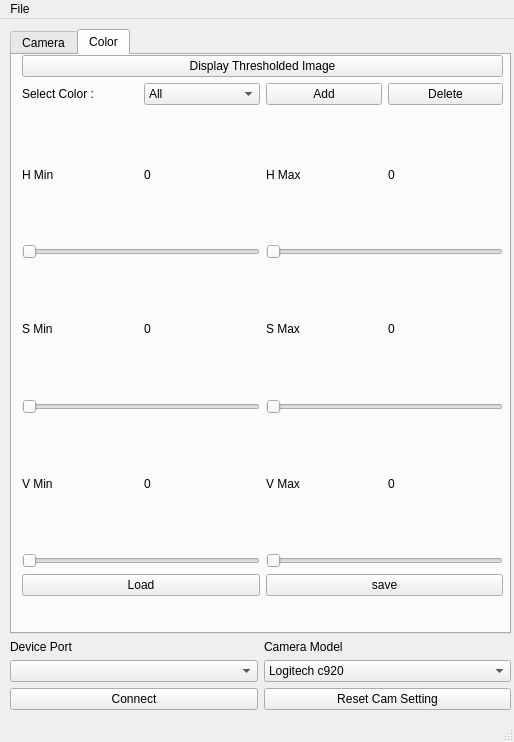
<?xml version="1.0" encoding="UTF-8"?>
<ui version="4.0">
 <class>MainWindow</class>
 <widget class="QMainWindow" name="MainWindow">
  <property name="geometry">
   <rect>
    <x>0</x>
    <y>0</y>
    <width>514</width>
    <height>742</height>
   </rect>
  </property>
  <property name="windowTitle">
   <string>MainWindow</string>
  </property>
  <widget class="QWidget" name="centralwidget">
   <widget class="QWidget" name="verticalLayoutWidget_2">
    <property name="geometry">
     <rect>
      <x>10</x>
      <y>10</y>
      <width>501</width>
      <height>681</height>
     </rect>
    </property>
    <layout class="QVBoxLayout" name="verticalLayout_2">
     <item>
      <widget class="QTabWidget" name="tabWidget">
       <property name="currentIndex">
        <number>1</number>
       </property>
       <widget class="QWidget" name="tab">
        <attribute name="title">
         <string>Camera</string>
        </attribute>
        <widget class="QWidget" name="horizontalLayoutWidget_2">
         <property name="geometry">
          <rect>
           <x>0</x>
           <y>0</y>
           <width>491</width>
           <height>541</height>
          </rect>
         </property>
         <layout class="QHBoxLayout" name="horizontalLayout_2">
          <item>
           <layout class="QVBoxLayout" name="verticalLayout_3">
            <item>
             <layout class="QHBoxLayout" name="horizontalLayout_4">
              <item>
               <widget class="QLabel" name="label">
                <property name="text">
                 <string>Brightness</string>
                </property>
               </widget>
              </item>
              <item>
               <widget class="QLabel" name="label_15">
                <property name="text">
                 <string>0</string>
                </property>
               </widget>
              </item>
             </layout>
            </item>
            <item>
             <widget class="QSlider" name="brightness_horizontalSlider">
              <property name="maximum">
               <number>255</number>
              </property>
              <property name="value">
               <number>128</number>
              </property>
              <property name="orientation">
               <enum>Qt::Horizontal</enum>
              </property>
             </widget>
            </item>
            <item>
             <layout class="QHBoxLayout" name="horizontalLayout_5">
              <item>
               <widget class="QLabel" name="label_2">
                <property name="text">
                 <string>Contrast</string>
                </property>
               </widget>
              </item>
              <item>
               <widget class="QLabel" name="label_16">
                <property name="text">
                 <string>0</string>
                </property>
               </widget>
              </item>
             </layout>
            </item>
            <item>
             <widget class="QSlider" name="contrast_horizontalSlider">
              <property name="maximum">
               <number>255</number>
              </property>
              <property name="value">
               <number>128</number>
              </property>
              <property name="orientation">
               <enum>Qt::Horizontal</enum>
              </property>
             </widget>
            </item>
            <item>
             <layout class="QHBoxLayout" name="horizontalLayout_6">
              <item>
               <widget class="QLabel" name="label_3">
                <property name="text">
                 <string>Saturation</string>
                </property>
               </widget>
              </item>
              <item>
               <widget class="QLabel" name="label_18">
                <property name="text">
                 <string>0</string>
                </property>
               </widget>
              </item>
             </layout>
            </item>
            <item>
             <widget class="QSlider" name="saturation_horizontalSlider">
              <property name="maximum">
               <number>255</number>
              </property>
              <property name="value">
               <number>128</number>
              </property>
              <property name="orientation">
               <enum>Qt::Horizontal</enum>
              </property>
             </widget>
            </item>
            <item>
             <layout class="QHBoxLayout" name="horizontalLayout_8">
              <item>
               <widget class="QLabel" name="label_4">
                <property name="text">
                 <string>Gain</string>
                </property>
               </widget>
              </item>
              <item>
               <widget class="QLabel" name="label_20">
                <property name="text">
                 <string>0</string>
                </property>
               </widget>
              </item>
             </layout>
            </item>
            <item>
             <widget class="QSlider" name="gain_horizontalSlider">
              <property name="maximum">
               <number>255</number>
              </property>
              <property name="orientation">
               <enum>Qt::Horizontal</enum>
              </property>
             </widget>
            </item>
            <item>
             <widget class="QLabel" name="label_5">
              <property name="text">
               <string>Power Line Frequency</string>
              </property>
             </widget>
            </item>
            <item>
             <widget class="QComboBox" name="power_line_frequency_comboBox">
              <item>
               <property name="text">
                <string>2</string>
               </property>
              </item>
              <item>
               <property name="text">
                <string>1</string>
               </property>
              </item>
              <item>
               <property name="text">
                <string>0</string>
               </property>
              </item>
             </widget>
            </item>
            <item>
             <widget class="QCheckBox" name="white_balance_temperature_auto_checkBox">
              <property name="text">
               <string>White Balance Auto</string>
              </property>
             </widget>
            </item>
            <item>
             <layout class="QHBoxLayout" name="horizontalLayout_9">
              <item>
               <widget class="QLabel" name="label_6">
                <property name="text">
                 <string>White Balance</string>
                </property>
               </widget>
              </item>
              <item>
               <widget class="QLabel" name="label_21">
                <property name="text">
                 <string>0</string>
                </property>
               </widget>
              </item>
             </layout>
            </item>
            <item>
             <widget class="QSlider" name="white_balance_temperature_horizontalSlider">
              <property name="minimum">
               <number>2000</number>
              </property>
              <property name="maximum">
               <number>6500</number>
              </property>
              <property name="value">
               <number>4000</number>
              </property>
              <property name="orientation">
               <enum>Qt::Horizontal</enum>
              </property>
             </widget>
            </item>
            <item>
             <layout class="QHBoxLayout" name="horizontalLayout_10">
              <item>
               <widget class="QLabel" name="label_7">
                <property name="text">
                 <string>Sharpness</string>
                </property>
               </widget>
              </item>
              <item>
               <widget class="QLabel" name="label_22">
                <property name="text">
                 <string>0</string>
                </property>
               </widget>
              </item>
             </layout>
            </item>
            <item>
             <widget class="QSlider" name="sharpness_horizontalSlider">
              <property name="maximum">
               <number>255</number>
              </property>
              <property name="value">
               <number>128</number>
              </property>
              <property name="orientation">
               <enum>Qt::Horizontal</enum>
              </property>
             </widget>
            </item>
            <item>
             <widget class="QPushButton" name="load_camera_setting_pushButton">
              <property name="text">
               <string>Load</string>
              </property>
             </widget>
            </item>
           </layout>
          </item>
          <item>
           <layout class="QVBoxLayout" name="verticalLayout_5">
            <item>
             <layout class="QHBoxLayout" name="horizontalLayout_11">
              <item>
               <widget class="QLabel" name="label_8">
                <property name="text">
                 <string>Backlight Compensate</string>
                </property>
               </widget>
              </item>
              <item>
               <widget class="QLabel" name="label_23">
                <property name="text">
                 <string>0</string>
                </property>
               </widget>
              </item>
             </layout>
            </item>
            <item>
             <widget class="QSlider" name="backlight_compensation_horizontalSlider">
              <property name="maximum">
               <number>1</number>
              </property>
              <property name="orientation">
               <enum>Qt::Horizontal</enum>
              </property>
             </widget>
            </item>
            <item>
             <widget class="QLabel" name="label_9">
              <property name="text">
               <string>Exposure Auto</string>
              </property>
             </widget>
            </item>
            <item>
             <widget class="QComboBox" name="exposure_auto_comboBox">
              <item>
               <property name="text">
                <string>3</string>
               </property>
              </item>
              <item>
               <property name="text">
                <string>2</string>
               </property>
              </item>
              <item>
               <property name="text">
                <string>1</string>
               </property>
              </item>
              <item>
               <property name="text">
                <string>0</string>
               </property>
              </item>
             </widget>
            </item>
            <item>
             <layout class="QHBoxLayout" name="horizontalLayout_12">
              <item>
               <widget class="QLabel" name="label_10">
                <property name="text">
                 <string>Exposure Absolute</string>
                </property>
               </widget>
              </item>
              <item>
               <widget class="QLabel" name="label_24">
                <property name="text">
                 <string>0</string>
                </property>
               </widget>
              </item>
             </layout>
            </item>
            <item>
             <widget class="QSlider" name="exposure_absolute_horizontalSlider">
              <property name="minimum">
               <number>3</number>
              </property>
              <property name="maximum">
               <number>2047</number>
              </property>
              <property name="value">
               <number>250</number>
              </property>
              <property name="orientation">
               <enum>Qt::Horizontal</enum>
              </property>
             </widget>
            </item>
            <item>
             <widget class="QCheckBox" name="exposure_auto_priority_checkBox">
              <property name="text">
               <string>Exposure Auto Priority</string>
              </property>
             </widget>
            </item>
            <item>
             <layout class="QHBoxLayout" name="horizontalLayout_13">
              <item>
               <widget class="QLabel" name="label_11">
                <property name="text">
                 <string>Focus Absolute</string>
                </property>
               </widget>
              </item>
              <item>
               <widget class="QLabel" name="label_25">
                <property name="text">
                 <string>0</string>
                </property>
               </widget>
              </item>
             </layout>
            </item>
            <item>
             <widget class="QSlider" name="focus_absolute_horizontalSlider">
              <property name="maximum">
               <number>250</number>
              </property>
              <property name="singleStep">
               <number>5</number>
              </property>
              <property name="orientation">
               <enum>Qt::Horizontal</enum>
              </property>
             </widget>
            </item>
            <item>
             <widget class="QCheckBox" name="focus_auto_checkBox">
              <property name="text">
               <string>Focus Auto</string>
              </property>
              <property name="checked">
               <bool>true</bool>
              </property>
             </widget>
            </item>
            <item>
             <layout class="QHBoxLayout" name="horizontalLayout_7">
              <item>
               <widget class="QLabel" name="label_12">
                <property name="text">
                 <string>Zoom Absolute</string>
                </property>
               </widget>
              </item>
              <item>
               <widget class="QLabel" name="label_19">
                <property name="text">
                 <string>0</string>
                </property>
               </widget>
              </item>
             </layout>
            </item>
            <item>
             <widget class="QSlider" name="zoom_absolute_horizontalSlider">
              <property name="minimum">
               <number>100</number>
              </property>
              <property name="maximum">
               <number>500</number>
              </property>
              <property name="orientation">
               <enum>Qt::Horizontal</enum>
              </property>
             </widget>
            </item>
            <item>
             <widget class="QLabel" name="label_13">
              <property name="text">
               <string>LED Mode</string>
              </property>
             </widget>
            </item>
            <item>
             <widget class="QComboBox" name="led1_mode_comboBox">
              <item>
               <property name="text">
                <string>0</string>
               </property>
              </item>
              <item>
               <property name="text">
                <string>1</string>
               </property>
              </item>
              <item>
               <property name="text">
                <string>2</string>
               </property>
              </item>
              <item>
               <property name="text">
                <string>3</string>
               </property>
              </item>
             </widget>
            </item>
            <item>
             <layout class="QHBoxLayout" name="horizontalLayout_15">
              <item>
               <widget class="QLabel" name="label_14">
                <property name="text">
                 <string>LED Frequency</string>
                </property>
               </widget>
              </item>
              <item>
               <widget class="QLabel" name="label_27">
                <property name="text">
                 <string>0</string>
                </property>
               </widget>
              </item>
             </layout>
            </item>
            <item>
             <widget class="QSlider" name="led_frequency_horizontalSlider">
              <property name="maximum">
               <number>255</number>
              </property>
              <property name="orientation">
               <enum>Qt::Horizontal</enum>
              </property>
             </widget>
            </item>
            <item>
             <widget class="QPushButton" name="save_camera_setting_pushButton">
              <property name="text">
               <string>save</string>
              </property>
             </widget>
            </item>
           </layout>
          </item>
         </layout>
        </widget>
       </widget>
       <widget class="QWidget" name="tab_2">
        <attribute name="title">
         <string>Color</string>
        </attribute>
        <widget class="QWidget" name="verticalLayoutWidget_5">
         <property name="geometry">
          <rect>
           <x>10</x>
           <y>0</y>
           <width>481</width>
           <height>541</height>
          </rect>
         </property>
         <layout class="QVBoxLayout" name="verticalLayout_7">
          <item>
           <widget class="QPushButton" name="display_thresholded_image_pushButton">
            <property name="text">
             <string>Display Thresholded Image</string>
            </property>
           </widget>
          </item>
          <item>
           <layout class="QHBoxLayout" name="horizontalLayout_18">
            <item>
             <layout class="QVBoxLayout" name="verticalLayout_6">
              <item>
               <layout class="QHBoxLayout" name="horizontalLayout">
                <item>
                 <widget class="QLabel" name="label_28">
                  <property name="text">
                   <string>Select Color :</string>
                  </property>
                 </widget>
                </item>
                <item>
                 <widget class="QComboBox" name="select_color_comboBox">
                  <item>
                   <property name="text">
                    <string>All</string>
                   </property>
                  </item>
                  <item>
                   <property name="text">
                    <string>black</string>
                   </property>
                  </item>
                  <item>
                   <property name="text">
                    <string>blue</string>
                   </property>
                  </item>
                  <item>
                   <property name="text">
                    <string>brown</string>
                   </property>
                  </item>
                  <item>
                   <property name="text">
                    <string>cyan</string>
                   </property>
                  </item>
                  <item>
                   <property name="text">
                    <string>gray</string>
                   </property>
                  </item>
                  <item>
                   <property name="text">
                    <string>green</string>
                   </property>
                  </item>
                  <item>
                   <property name="text">
                    <string>magenta</string>
                   </property>
                  </item>
                  <item>
                   <property name="text">
                    <string>orange</string>
                   </property>
                  </item>
                  <item>
                   <property name="text">
                    <string>pink</string>
                   </property>
                  </item>
                  <item>
                   <property name="text">
                    <string>red</string>
                   </property>
                  </item>
                  <item>
                   <property name="text">
                    <string>white</string>
                   </property>
                  </item>
                  <item>
                   <property name="text">
                    <string>yellow</string>
                   </property>
                  </item>
                  <item>
                   <property name="text">
                    <string>color1</string>
                   </property>
                  </item>
                  <item>
                   <property name="text">
                    <string>color2</string>
                   </property>
                  </item>
                  <item>
                   <property name="text">
                    <string>color3</string>
                   </property>
                  </item>
                  <item>
                   <property name="text">
                    <string>color4</string>
                   </property>
                  </item>
                  <item>
                   <property name="text">
                    <string>color5</string>
                   </property>
                  </item>
                 </widget>
                </item>
               </layout>
              </item>
              <item>
               <layout class="QHBoxLayout" name="horizontalLayout_19">
                <item>
                 <widget class="QLabel" name="label_29">
                  <property name="text">
                   <string>H Min</string>
                  </property>
                 </widget>
                </item>
                <item>
                 <widget class="QLabel" name="label_30">
                  <property name="text">
                   <string>0</string>
                  </property>
                 </widget>
                </item>
               </layout>
              </item>
              <item>
               <widget class="QSlider" name="h_min_horizontalSlider">
                <property name="maximum">
                 <number>255</number>
                </property>
                <property name="orientation">
                 <enum>Qt::Horizontal</enum>
                </property>
               </widget>
              </item>
              <item>
               <layout class="QHBoxLayout" name="horizontalLayout_22">
                <item>
                 <widget class="QLabel" name="label_33">
                  <property name="text">
                   <string>S Min</string>
                  </property>
                 </widget>
                </item>
                <item>
                 <widget class="QLabel" name="label_34">
                  <property name="text">
                   <string>0</string>
                  </property>
                 </widget>
                </item>
               </layout>
              </item>
              <item>
               <widget class="QSlider" name="s_min_horizontalSlider">
                <property name="maximum">
                 <number>255</number>
                </property>
                <property name="orientation">
                 <enum>Qt::Horizontal</enum>
                </property>
               </widget>
              </item>
              <item>
               <layout class="QHBoxLayout" name="horizontalLayout_25">
                <item>
                 <widget class="QLabel" name="label_39">
                  <property name="text">
                   <string>V Min</string>
                  </property>
                 </widget>
                </item>
                <item>
                 <widget class="QLabel" name="label_40">
                  <property name="text">
                   <string>0</string>
                  </property>
                 </widget>
                </item>
               </layout>
              </item>
              <item>
               <widget class="QSlider" name="v_min_horizontalSlider">
                <property name="maximum">
                 <number>255</number>
                </property>
                <property name="orientation">
                 <enum>Qt::Horizontal</enum>
                </property>
               </widget>
              </item>
              <item>
               <widget class="QPushButton" name="load_color_setting_pushButton">
                <property name="text">
                 <string>Load</string>
                </property>
               </widget>
              </item>
             </layout>
            </item>
            <item>
             <layout class="QVBoxLayout" name="verticalLayout_4">
              <item>
               <layout class="QHBoxLayout" name="horizontalLayout_21">
                <item>
                 <widget class="QPushButton" name="add_color_pushButton">
                  <property name="text">
                   <string>Add</string>
                  </property>
                 </widget>
                </item>
                <item>
                 <widget class="QPushButton" name="delete_color_pushButton">
                  <property name="text">
                   <string>Delete</string>
                  </property>
                 </widget>
                </item>
               </layout>
              </item>
              <item>
               <layout class="QHBoxLayout" name="horizontalLayout_20">
                <item>
                 <widget class="QLabel" name="label_31">
                  <property name="text">
                   <string>H Max</string>
                  </property>
                 </widget>
                </item>
                <item>
                 <widget class="QLabel" name="label_32">
                  <property name="text">
                   <string>0</string>
                  </property>
                 </widget>
                </item>
               </layout>
              </item>
              <item>
               <widget class="QSlider" name="h_max_horizontalSlider">
                <property name="maximum">
                 <number>255</number>
                </property>
                <property name="orientation">
                 <enum>Qt::Horizontal</enum>
                </property>
               </widget>
              </item>
              <item>
               <layout class="QHBoxLayout" name="horizontalLayout_23">
                <item>
                 <widget class="QLabel" name="label_35">
                  <property name="text">
                   <string>S Max</string>
                  </property>
                 </widget>
                </item>
                <item>
                 <widget class="QLabel" name="label_36">
                  <property name="text">
                   <string>0</string>
                  </property>
                 </widget>
                </item>
               </layout>
              </item>
              <item>
               <widget class="QSlider" name="s_max_horizontalSlider">
                <property name="maximum">
                 <number>255</number>
                </property>
                <property name="orientation">
                 <enum>Qt::Horizontal</enum>
                </property>
               </widget>
              </item>
              <item>
               <layout class="QHBoxLayout" name="horizontalLayout_24">
                <item>
                 <widget class="QLabel" name="label_37">
                  <property name="text">
                   <string>V Max</string>
                  </property>
                 </widget>
                </item>
                <item>
                 <widget class="QLabel" name="label_38">
                  <property name="text">
                   <string>0</string>
                  </property>
                 </widget>
                </item>
               </layout>
              </item>
              <item>
               <widget class="QSlider" name="v_max_horizontalSlider">
                <property name="maximum">
                 <number>255</number>
                </property>
                <property name="orientation">
                 <enum>Qt::Horizontal</enum>
                </property>
               </widget>
              </item>
              <item>
               <widget class="QPushButton" name="save_color_setting_pushButton">
                <property name="text">
                 <string>save</string>
                </property>
               </widget>
              </item>
             </layout>
            </item>
           </layout>
          </item>
         </layout>
        </widget>
       </widget>
      </widget>
     </item>
     <item>
      <layout class="QVBoxLayout" name="verticalLayout">
       <item>
        <layout class="QHBoxLayout" name="horizontalLayout_16">
         <item>
          <widget class="QLabel" name="label_17">
           <property name="text">
            <string>Device Port</string>
           </property>
          </widget>
         </item>
         <item>
          <widget class="QLabel" name="label_26">
           <property name="text">
            <string>Camera Model</string>
           </property>
          </widget>
         </item>
        </layout>
       </item>
       <item>
        <layout class="QHBoxLayout" name="horizontalLayout_14">
         <item>
          <widget class="QComboBox" name="device_port_comboBox"/>
         </item>
         <item>
          <widget class="QComboBox" name="camera_model_comboBox">
           <item>
            <property name="text">
             <string>Logitech c920</string>
            </property>
           </item>
          </widget>
         </item>
        </layout>
       </item>
       <item>
        <layout class="QHBoxLayout" name="horizontalLayout_3">
         <item>
          <widget class="QPushButton" name="connect_pushButton">
           <property name="text">
            <string>Connect</string>
           </property>
          </widget>
         </item>
         <item>
          <widget class="QPushButton" name="reset_camera_setting_pushButton">
           <property name="text">
            <string>Reset Cam Setting</string>
           </property>
          </widget>
         </item>
        </layout>
       </item>
      </layout>
     </item>
    </layout>
   </widget>
  </widget>
  <widget class="QMenuBar" name="menubar">
   <property name="geometry">
    <rect>
     <x>0</x>
     <y>0</y>
     <width>514</width>
     <height>25</height>
    </rect>
   </property>
   <widget class="QMenu" name="menuFile">
    <property name="title">
     <string>File</string>
    </property>
    <addaction name="actionSave"/>
    <addaction name="actionSave_As"/>
    <addaction name="actionLoad"/>
   </widget>
   <addaction name="menuFile"/>
  </widget>
  <widget class="QStatusBar" name="statusbar"/>
  <action name="actionSave">
   <property name="text">
    <string>Save</string>
   </property>
  </action>
  <action name="actionSave_As">
   <property name="text">
    <string>Save As</string>
   </property>
  </action>
  <action name="actionLoad">
   <property name="text">
    <string>Load</string>
   </property>
  </action>
 </widget>
 <resources/>
 <connections>
  <connection>
   <sender>brightness_horizontalSlider</sender>
   <signal>sliderMoved(int)</signal>
   <receiver>label_15</receiver>
   <slot>setNum(int)</slot>
   <hints>
    <hint type="sourcelabel">
     <x>118</x>
     <y>104</y>
    </hint>
    <hint type="destinationlabel">
     <x>152</x>
     <y>83</y>
    </hint>
   </hints>
  </connection>
  <connection>
   <sender>contrast_horizontalSlider</sender>
   <signal>sliderMoved(int)</signal>
   <receiver>label_16</receiver>
   <slot>setNum(int)</slot>
   <hints>
    <hint type="sourcelabel">
     <x>75</x>
     <y>186</y>
    </hint>
    <hint type="destinationlabel">
     <x>146</x>
     <y>150</y>
    </hint>
   </hints>
  </connection>
  <connection>
   <sender>saturation_horizontalSlider</sender>
   <signal>sliderMoved(int)</signal>
   <receiver>label_18</receiver>
   <slot>setNum(int)</slot>
   <hints>
    <hint type="sourcelabel">
     <x>98</x>
     <y>257</y>
    </hint>
    <hint type="destinationlabel">
     <x>148</x>
     <y>227</y>
    </hint>
   </hints>
  </connection>
  <connection>
   <sender>gain_horizontalSlider</sender>
   <signal>sliderMoved(int)</signal>
   <receiver>label_20</receiver>
   <slot>setNum(int)</slot>
   <hints>
    <hint type="sourcelabel">
     <x>76</x>
     <y>322</y>
    </hint>
    <hint type="destinationlabel">
     <x>147</x>
     <y>294</y>
    </hint>
   </hints>
  </connection>
  <connection>
   <sender>white_balance_temperature_horizontalSlider</sender>
   <signal>sliderMoved(int)</signal>
   <receiver>label_21</receiver>
   <slot>setNum(int)</slot>
   <hints>
    <hint type="sourcelabel">
     <x>78</x>
     <y>497</y>
    </hint>
    <hint type="destinationlabel">
     <x>141</x>
     <y>458</y>
    </hint>
   </hints>
  </connection>
  <connection>
   <sender>sharpness_horizontalSlider</sender>
   <signal>sliderMoved(int)</signal>
   <receiver>label_22</receiver>
   <slot>setNum(int)</slot>
   <hints>
    <hint type="sourcelabel">
     <x>144</x>
     <y>572</y>
    </hint>
    <hint type="destinationlabel">
     <x>143</x>
     <y>528</y>
    </hint>
   </hints>
  </connection>
  <connection>
   <sender>backlight_compensation_horizontalSlider</sender>
   <signal>sliderMoved(int)</signal>
   <receiver>label_23</receiver>
   <slot>setNum(int)</slot>
   <hints>
    <hint type="sourcelabel">
     <x>353</x>
     <y>112</y>
    </hint>
    <hint type="destinationlabel">
     <x>426</x>
     <y>73</y>
    </hint>
   </hints>
  </connection>
  <connection>
   <sender>exposure_absolute_horizontalSlider</sender>
   <signal>sliderMoved(int)</signal>
   <receiver>label_24</receiver>
   <slot>setNum(int)</slot>
   <hints>
    <hint type="sourcelabel">
     <x>311</x>
     <y>241</y>
    </hint>
    <hint type="destinationlabel">
     <x>398</x>
     <y>212</y>
    </hint>
   </hints>
  </connection>
  <connection>
   <sender>focus_absolute_horizontalSlider</sender>
   <signal>sliderMoved(int)</signal>
   <receiver>label_25</receiver>
   <slot>setNum(int)</slot>
   <hints>
    <hint type="sourcelabel">
     <x>362</x>
     <y>332</y>
    </hint>
    <hint type="destinationlabel">
     <x>394</x>
     <y>310</y>
    </hint>
   </hints>
  </connection>
  <connection>
   <sender>zoom_absolute_horizontalSlider</sender>
   <signal>sliderMoved(int)</signal>
   <receiver>label_19</receiver>
   <slot>setNum(int)</slot>
   <hints>
    <hint type="sourcelabel">
     <x>317</x>
     <y>429</y>
    </hint>
    <hint type="destinationlabel">
     <x>390</x>
     <y>397</y>
    </hint>
   </hints>
  </connection>
  <connection>
   <sender>led_frequency_horizontalSlider</sender>
   <signal>sliderMoved(int)</signal>
   <receiver>label_27</receiver>
   <slot>setNum(int)</slot>
   <hints>
    <hint type="sourcelabel">
     <x>340</x>
     <y>572</y>
    </hint>
    <hint type="destinationlabel">
     <x>397</x>
     <y>527</y>
    </hint>
   </hints>
  </connection>
  <connection>
   <sender>h_min_horizontalSlider</sender>
   <signal>sliderMoved(int)</signal>
   <receiver>label_30</receiver>
   <slot>setNum(int)</slot>
   <hints>
    <hint type="sourcelabel">
     <x>159</x>
     <y>297</y>
    </hint>
    <hint type="destinationlabel">
     <x>167</x>
     <y>245</y>
    </hint>
   </hints>
  </connection>
  <connection>
   <sender>s_min_horizontalSlider</sender>
   <signal>sliderMoved(int)</signal>
   <receiver>label_34</receiver>
   <slot>setNum(int)</slot>
   <hints>
    <hint type="sourcelabel">
     <x>133</x>
     <y>421</y>
    </hint>
    <hint type="destinationlabel">
     <x>148</x>
     <y>363</y>
    </hint>
   </hints>
  </connection>
  <connection>
   <sender>v_min_horizontalSlider</sender>
   <signal>sliderMoved(int)</signal>
   <receiver>label_40</receiver>
   <slot>setNum(int)</slot>
   <hints>
    <hint type="sourcelabel">
     <x>179</x>
     <y>557</y>
    </hint>
    <hint type="destinationlabel">
     <x>154</x>
     <y>499</y>
    </hint>
   </hints>
  </connection>
  <connection>
   <sender>h_max_horizontalSlider</sender>
   <signal>sliderMoved(int)</signal>
   <receiver>label_32</receiver>
   <slot>setNum(int)</slot>
   <hints>
    <hint type="sourcelabel">
     <x>421</x>
     <y>304</y>
    </hint>
    <hint type="destinationlabel">
     <x>403</x>
     <y>249</y>
    </hint>
   </hints>
  </connection>
  <connection>
   <sender>s_max_horizontalSlider</sender>
   <signal>sliderMoved(int)</signal>
   <receiver>label_36</receiver>
   <slot>setNum(int)</slot>
   <hints>
    <hint type="sourcelabel">
     <x>446</x>
     <y>433</y>
    </hint>
    <hint type="destinationlabel">
     <x>445</x>
     <y>393</y>
    </hint>
   </hints>
  </connection>
  <connection>
   <sender>v_max_horizontalSlider</sender>
   <signal>sliderMoved(int)</signal>
   <receiver>label_38</receiver>
   <slot>setNum(int)</slot>
   <hints>
    <hint type="sourcelabel">
     <x>434</x>
     <y>557</y>
    </hint>
    <hint type="destinationlabel">
     <x>408</x>
     <y>507</y>
    </hint>
   </hints>
  </connection>
 </connections>
</ui>
